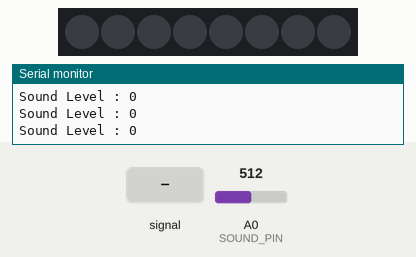
This sketch was run on a simulated Arduino Nano, built with avr-gcc and run on an emulated ATmega328P. On the bench: 8 RGB LEDs in strip order, left to right, the last lines printed to the serial monitor. The test bench sets the inputs (shaded band); at power-on: A0 (SOUND_PIN) = 512. Dim RGB values are drawn brighter than linear.

Above: at 1.2 s.
1.3 s: A0 (SOUND_PIN) fed a 2 Hz sine of ±306 counts around its level
At 2.9 s:
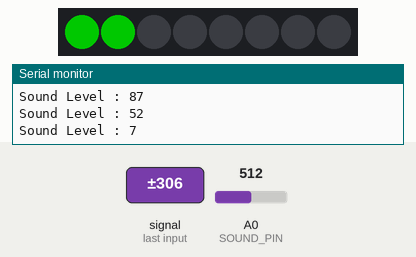
3.4 s: A0 (SOUND_PIN) fed a 200 Hz sine of ±255 counts around its level
At 4.6 s:
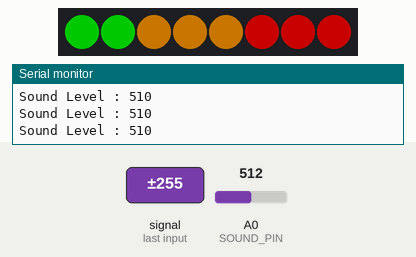
4.9 s: A0 (SOUND_PIN) set to 716
At 6.1 s:
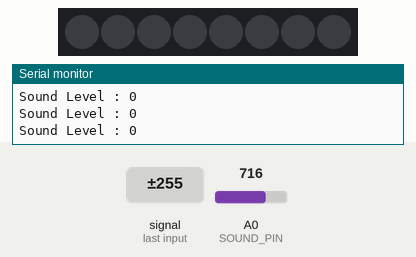
6.4 s: A0 (SOUND_PIN) fed a 1000 Hz sine of ±255 counts around its level
At 7.6 s:
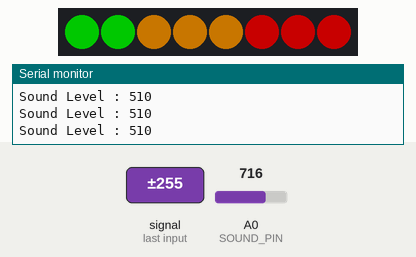
7.9 s: A0 (SOUND_PIN) set to 900
At 8.2 s:
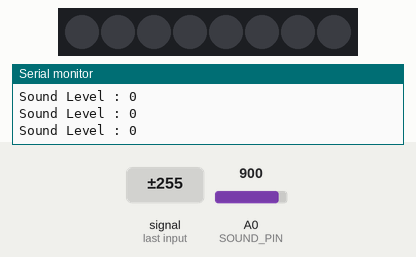
Timing chart, 0 to 10.9 s (numbered marks = the images above; inputs shaded):
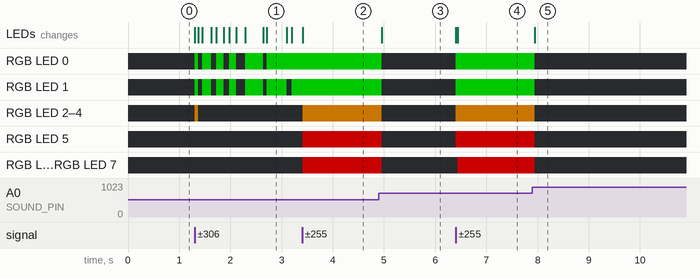

Measured:
- after the input at 1.3 s, RGB LED 2–4: off → RGB(100, 59, 0) at once, → off 0.07 s later; the LEDs: first change at once (image 1 shows a later state)
- after the input at 3.4 s, the LEDs: change at once (image 2)
- after the input at 4.9 s, RGB LED 0, RGB LED 1: RGB(0, 100, 0) → off after 0.06 s; RGB LED 2–4: RGB(100, 59, 0) → off after 0.06 s; RGB LED 5–7: RGB(100, 0, 0) → off after 0.06 s; the LEDs: change after 0.06 s (image 3)
- after the input at 6.4 s, RGB LED 0, RGB LED 1: off → RGB(0, 100, 0) at once; RGB LED 2–4: off → RGB(100, 59, 0) at once; RGB LED 5–7: off → RGB(100, 0, 0) at once; the LEDs: first change at once (image 4 shows a later state)
- after the input at 7.9 s, RGB LED 0, RGB LED 1: RGB(0, 100, 0) → off after 0.05 s; RGB LED 2–4: RGB(100, 59, 0) → off after 0.05 s; RGB LED 5–7: RGB(100, 0, 0) → off after 0.05 s; the LEDs: change after 0.05 s (image 5)

The sketch:

LAMPU_IRAMA.ino
```cpp
#include <Adafruit_NeoPixel.h>

// =====================================================
// PIN
// =====================================================

#define SOUND_PIN A0
#define LED_PIN   6

// Jumlah LED WS2812B
#define NUM_LEDS 8

// =====================================================
// WS2812B
// =====================================================

Adafruit_NeoPixel strip(
  NUM_LEDS,
  LED_PIN,
  NEO_GRB + NEO_KHZ800
);

// =====================================================
// PENGATURAN
// =====================================================

// Brightness LED: 0 - 255
int brightness = 100;

// Batas minimal suara/noise
int noiseThreshold = 20;

// Nilai suara maksimum
int maxSound = 300;

// =====================================================
// SETUP
// =====================================================

void setup() {

  Serial.begin(9600);

  pinMode(SOUND_PIN, INPUT);

  // Mulai WS2812B
  strip.begin();

  // Matikan semua LED saat awal
  strip.clear();
  strip.show();

  // Atur brightness
  strip.setBrightness(brightness);

  Serial.println("==============================");
  Serial.println(" SOUND REACTIVE LED");
  Serial.println(" Arduino Nano + WS2812B");
  Serial.println("==============================");
}

// =====================================================
// LOOP
// =====================================================

void loop() {

  // ---------------------------------------------------
  // Membaca level suara
  // ---------------------------------------------------

  int signalMax = 0;
  int signalMin = 1023;

  unsigned long startTime = millis();

  // Sampling selama 30 ms
  while (millis() - startTime < 30) {

    int sample = analogRead(SOUND_PIN);

    if (sample > signalMax) {
      signalMax = sample;
    }

    if (sample < signalMin) {
      signalMin = sample;
    }
  }

  // ---------------------------------------------------
  // Hitung kekuatan suara
  // ---------------------------------------------------

  int soundLevel = signalMax - signalMin;

  // Tampilkan nilai ke Serial Monitor
  Serial.print("Sound Level : ");
  Serial.println(soundLevel);

  // ---------------------------------------------------
  // Hilangkan noise kecil
  // ---------------------------------------------------

  if (soundLevel < noiseThreshold) {
    soundLevel = 0;
  }

  // Batasi nilai
  soundLevel = constrain(soundLevel, 0, maxSound);

  // ---------------------------------------------------
  // Ubah suara menjadi jumlah LED
  // ---------------------------------------------------

  int ledCount = map(
    soundLevel,
    0,
    maxSound,
    0,
    NUM_LEDS
  );

  ledCount = constrain(
    ledCount,
    0,
    NUM_LEDS
  );

  // ---------------------------------------------------
  // Bersihkan LED
  // ---------------------------------------------------

  strip.clear();

  // ---------------------------------------------------
  // Nyalakan LED sesuai suara
  // ---------------------------------------------------

  for (int i = 0; i < ledCount; i++) {

    uint32_t color;

    // LED 1-2
    if (i < 2) {

      color = strip.Color(
        0,      // R
        255,    // G
        0       // B
      );
    }

    // LED 3-5
    else if (i < 5) {

      color = strip.Color(
        255,    // R
        150,    // G
        0       // B
      );
    }

    // LED 6-8
    else {

      color = strip.Color(
        255,    // R
        0,      // G
        0       // B
      );
    }

    strip.setPixelColor(i, color);
  }

  // Tampilkan LED
  strip.show();

  // Sedikit delay
  delay(5);
}
```
